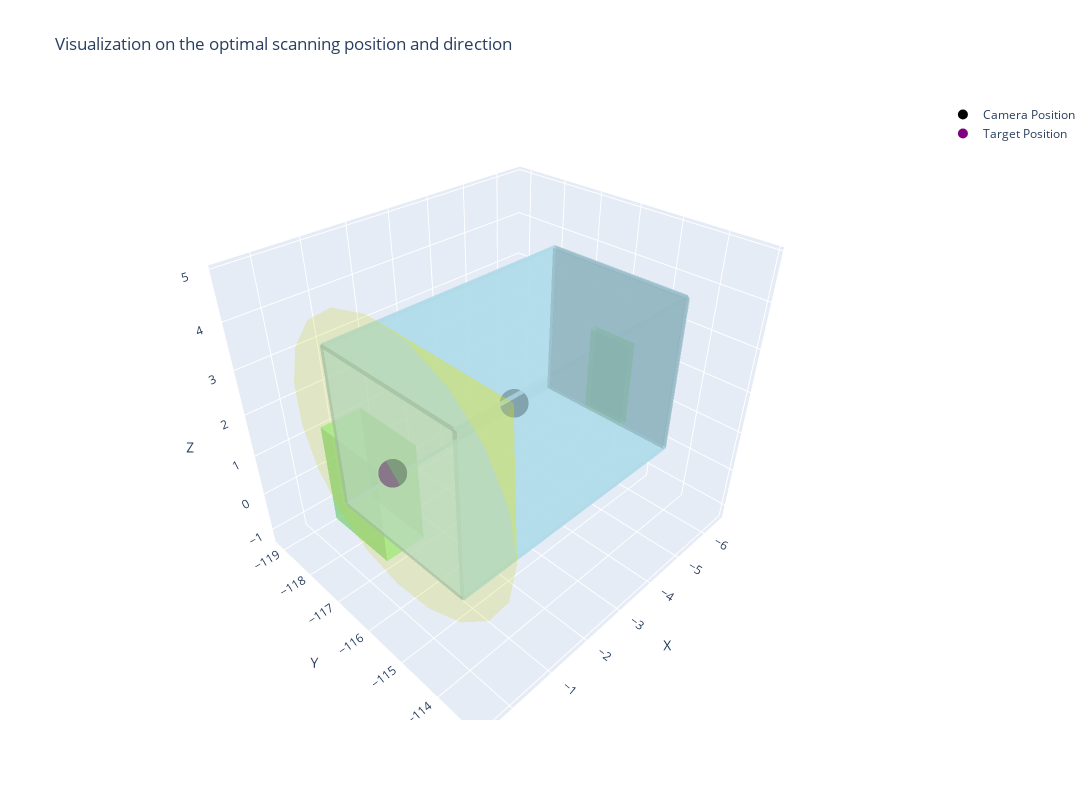

The code cell stored with this chart in its notebook:
### Code cell
# the second trial
# simple(wtih a child condition) / indirect / 3 node distance / single task / wall

user_description = "The paint of the wall with a winodw in the room ID 43 is worn out."
gpt_model = "gpt-4o"
ground_truth = {
    "defect_id": 1031,
    "room_id": 43,
    "robot_id": 3,
    "path": a_star_path_planner(scene_graph, robot_storage_room_id, 43)
}
print(f"ground truth: {ground_truth}")
evaluate_end2end(user_description, scene_graph, robot_DB, gpt_model)

### Figure 1 — Plotly figure (JSON) as saved in the notebook; plotly's stock layout.template omitted (floating-point values rounded to 4 significant figures)
{"data": [{"color": "lightgreen", "flatshading": true, "hoverinfo": "text", "i": [0, 0, 4, 4, 0, 0, 1, 1, 2, 2, 3, 3], "j": [1, 2, 5, 6, 1, 5, 2, 6, 3, 7, 0, 4], "k": [2, 3, 6, 7, 5, 4, 6, 5, 7, 6, 4, 7], "opacity": 0.5, "text": "ID: 4025, Type: window", "type": "mesh3d", "x": [-0.2613, 0.5465, 0.5465, -0.2613, -0.2613, 0.5465, 0.5465, -0.2613], "y": [-116.9, -116.9, -115.4, -115.4, -116.9, -116.9, -115.4, -115.4], "z": [0.814, 0.814, 0.814, 0.814, 2.872, 2.872, 2.872, 2.872]}, {"color": "lightblue", "flatshading": true, "hoverinfo": "text", "i": [0, 0, 4, 4, 0, 0, 1, 1, 2, 2, 3, 3], "j": [1, 2, 5, 6, 1, 5, 2, 6, 3, 7, 0, 4], "k": [2, 3, 6, 7, 5, 4, 6, 5, 7, 6, 4, 7], "opacity": 0.5, "text": "ID: 1089, Type: wall", "type": "mesh3d", "x": [-6.34, -0.26, -0.26, -6.34, -6.34, -0.26, -0.26, -6.34], "y": [-117.9, -117.9, -117.8, -117.8, -117.9, -117.9, -117.8, -117.8], "z": [0, 0, 0, 0, 3.7, 3.7, 3.7, 3.7]}, {"color": "lightblue", "flatshading": true, "hoverinfo": "text", "i": [0, 0, 4, 4, 0, 0, 1, 1, 2, 2, 3, 3], "j": [1, 2, 5, 6, 1, 5, 2, 6, 3, 7, 0, 4], "k": [2, 3, 6, 7, 5, 4, 6, 5, 7, 6, 4, 7], "opacity": 0.5, "text": "ID: 2023, Type: ceiling", "type": "mesh3d", "x": [-6.34, -0.26, -0.26, -6.34, -6.34, -0.26, -0.26, -6.34], "y": [-117.9, -117.9, -114.4, -114.4, -117.9, -117.9, -114.4, -114.4], "z": [3.65, 3.65, 3.65, 3.65, 3.75, 3.75, 3.75, 3.75]}, {"color": "lightblue", "flatshading": true, "hoverinfo": "text", "i": [0, 0, 4, 4, 0, 0, 1, 1, 2, 2, 3, 3], "j": [1, 2, 5, 6, 1, 5, 2, 6, 3, 7, 0, 4], "k": [2, 3, 6, 7, 5, 4, 6, 5, 7, 6, 4, 7], "opacity": 0.5, "text": "ID: 1142, Type: wall", "type": "mesh3d", "x": [-6.34, -0.26, -0.26, -6.34, -6.34, -0.26, -0.26, -6.34], "y": [-114.5, -114.5, -114.4, -114.4, -114.5, -114.5, -114.4, -114.4], "z": [0, 0, 0, 0, 3.7, 3.7, 3.7, 3.7]}, {"color": "lightblue", "flatshading": true, "hoverinfo": "text", "i": [0, 0, 4, 4, 0, 0, 1, 1, 2, 2, 3, 3], "j": [1, 2, 5, 6, 1, 5, 2, 6, 3, 7, 0, 4], "k": [2, 3, 6, 7, 5, 4, 6, 5, 7, 6, 4, 7], "opacity": 0.5, "text": "ID: 3040, Type: floor", "type": "mesh3d", "x": [-6.34, -0.26, -0.26, -6.34, -6.34, -0.26, -0.26, -6.34], "y": [-117.9, -117.9, -114.4, -114.4, -117.9, -117.9, -114.4, -114.4], "z": [-0.05, -0.05, -0.05, -0.05, 0.05, 0.05, 0.05, 0.05]}, {"color": "lightgreen", "flatshading": true, "hoverinfo": "text", "i": [0, 0, 4, 4, 0, 0, 1, 1, 2, 2, 3, 3], "j": [1, 2, 5, 6, 1, 5, 2, 6, 3, 7, 0, 4], "k": [2, 3, 6, 7, 5, 4, 6, 5, 7, 6, 4, 7], "opacity": 0.5, "text": "ID: 5041, Type: door", "type": "mesh3d", "x": [-6.505, -6.315, -6.315, -6.505, -6.505, -6.315, -6.315, -6.505], "y": [-116.7, -116.7, -115.6, -115.6, -116.7, -116.7, -115.6, -115.6], "z": [0, 0, 0, 0, 2.108, 2.108, 2.108, 2.108]}, {"color": "lightblue", "flatshading": true, "hoverinfo": "text", "i": [0, 0, 4, 4, 0, 0, 1, 1, 2, 2, 3, 3], "j": [1, 2, 5, 6, 1, 5, 2, 6, 3, 7, 0, 4], "k": [2, 3, 6, 7, 5, 4, 6, 5, 7, 6, 4, 7], "opacity": 0.5, "text": "ID: 1185, Type: wall", "type": "mesh3d", "x": [-6.39, -6.29, -6.29, -6.39, -6.39, -6.29, -6.29, -6.39], "y": [-117.9, -117.9, -114.4, -114.4, -117.9, -117.9, -114.4, -114.4], "z": [0, 0, 0, 0, 3.7, 3.7, 3.7, 3.7]}, {"marker": {"color": "black", "size": 10}, "mode": "markers", "name": "Camera Position", "type": "scatter3d", "x": [-3.3], "y": [-116.2], "z": [1.85]}, {"marker": {"color": "purple", "size": 10}, "mode": "markers", "name": "Target Position", "type": "scatter3d", "x": [-0.26], "y": [-116.2], "z": [1.85]}, {"color": "yellow", "i": [0, 0, 0, 0, 0, 0, 0, 0, 0, 0, 0, 0, 0, 0, 0, 0, 0, 0, 0, 0], "j": [1, 2, 3, 4, 5, 6, 7, 8, 9, 10, 11, 12, 13, 14, 15, 16, 17, 18, 19, 20], "k": [2, 3, 4, 5, 6, 7, 8, 9, 10, 11, 12, 13, 14, 15, 16, 17, 18, 19, 20, 1], "name": "Field of View", "opacity": 0.2, "type": "mesh3d", "x": [-3.3, -0.26, -0.26, -0.26, -0.26, -0.26, -0.26, -0.26, -0.26, -0.26, -0.26, -0.26, -0.26, -0.26, -0.26, -0.26, -0.26, -0.26, -0.26, -0.26, -0.26], "y": [-116.2, -113.1, -113.3, -113.8, -114.5, -115.4, -116.4, -117.4, -118.2, -118.8, -119.2, -119.2, -118.8, -118.2, -117.4, -116.4, -115.4, -114.5, -113.8, -113.3, -113.1], "z": [1.85, 1.85, 2.837, 3.717, 4.395, 4.797, 4.88, 4.634, 4.087, 3.297, 2.35, 1.35, 0.4031, -0.3866, -0.934, -1.18, -1.097, -0.695, -0.01721, 0.8629, 1.85]}], "layout": {"height": 800, "scene": {"aspectmode": "data", "aspectratio": {"x": 1, "y": 1, "z": 1}, "xaxis": {"title": {"text": "X"}, "visible": true}, "yaxis": {"title": {"text": "Y"}, "visible": true}, "zaxis": {"title": {"text": "Z"}, "visible": true}}, "title": {"text": "Visualization on the optimal scanning position and direction"}, "width": 1200}}
